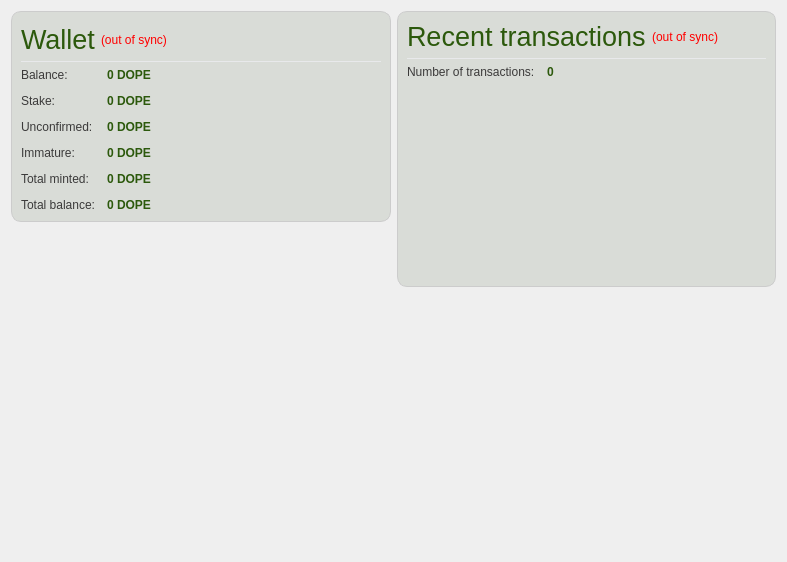
<?xml version="1.0" encoding="UTF-8"?>
<ui version="4.0">
 <class>OverviewPage</class>
 <widget class="QWidget" name="OverviewPage">
  <property name="geometry">
   <rect>
    <x>0</x>
    <y>0</y>
    <width>787</width>
    <height>562</height>
   </rect>
  </property>
  <property name="windowTitle">
   <string>Form</string>
  </property>
  <layout class="QHBoxLayout" name="horizontalLayout" stretch="1,1">
   <item>
    <layout class="QVBoxLayout" name="verticalLayout_2">
     <item>
      <widget class="QFrame" name="frame">
       <property name="styleSheet">
        <string notr="true">QFrame { border-radius:10px;background-color:#d9dcd7; border: 1px solid #ccc; }</string>
       </property>
       <property name="frameShape">
        <enum>QFrame::StyledPanel</enum>
       </property>
       <property name="frameShadow">
        <enum>QFrame::Plain</enum>
       </property>
       <layout class="QVBoxLayout" name="verticalLayout_4">
        <property name="topMargin">
         <number>12</number>
        </property>
        <item>
         <layout class="QHBoxLayout" name="horizontalLayout_4">
          <item>
           <widget class="QLabel" name="label_5">
            <property name="font">
             <font>
              <pointsize>20</pointsize>
              <weight>50</weight>
              <bold>false</bold>
             </font>
            </property>
            <property name="styleSheet">
             <string notr="true">QLabel { color: #2C590C; border: none;}</string>
            </property>
            <property name="frameShape">
             <enum>QFrame::NoFrame</enum>
            </property>
            <property name="frameShadow">
             <enum>QFrame::Plain</enum>
            </property>
            <property name="text">
             <string>Wallet</string>
            </property>
           </widget>
          </item>
          <item>
           <widget class="QLabel" name="labelWalletStatus">
            <property name="toolTip">
             <string>The displayed information may be out of date. Your wallet automatically synchronizes with the Dopecoin network after a connection is established, but this process has not completed yet.</string>
            </property>
            <property name="styleSheet">
             <string notr="true">QLabel { color: red; border-radius: none; border: 0; }</string>
            </property>
            <property name="text">
             <string notr="true">(out of sync)</string>
            </property>
            <property name="alignment">
             <set>Qt::AlignLeading|Qt::AlignLeft|Qt::AlignVCenter</set>
            </property>
           </widget>
          </item>
          <item>
           <spacer name="horizontalSpacer">
            <property name="orientation">
             <enum>Qt::Horizontal</enum>
            </property>
            <property name="sizeHint" stdset="0">
             <size>
              <width>40</width>
              <height>20</height>
             </size>
            </property>
           </spacer>
          </item>
         </layout>
        </item>
        <item>
         <widget class="Line" name="line_2">
          <property name="maximumSize">
           <size>
            <width>16777215</width>
            <height>1</height>
           </size>
          </property>
          <property name="styleSheet">
           <string notr="true">height:1px;border:none;background-color: #e8e9eb; font-size:0; line-height:0;</string>
          </property>
          <property name="frameShadow">
           <enum>QFrame::Plain</enum>
          </property>
          <property name="orientation">
           <enum>Qt::Horizontal</enum>
          </property>
         </widget>
        </item>
        <item>
         <layout class="QFormLayout" name="formLayout_2">
          <property name="fieldGrowthPolicy">
           <enum>QFormLayout::AllNonFixedFieldsGrow</enum>
          </property>
          <property name="horizontalSpacing">
           <number>12</number>
          </property>
          <property name="verticalSpacing">
           <number>12</number>
          </property>
          <item row="0" column="1">
           <widget class="QLabel" name="labelBalance">
            <property name="font">
             <font>
              <weight>75</weight>
              <bold>true</bold>
             </font>
            </property>
            <property name="cursor">
             <cursorShape>IBeamCursor</cursorShape>
            </property>
            <property name="toolTip">
             <string>Your current balance</string>
            </property>
            <property name="styleSheet">
             <string notr="true">QLabel { color: #2C590C; border: none; }</string>
            </property>
            <property name="text">
             <string notr="true">0 DOPE</string>
            </property>
            <property name="textInteractionFlags">
             <set>Qt::LinksAccessibleByMouse|Qt::TextSelectableByKeyboard|Qt::TextSelectableByMouse</set>
            </property>
           </widget>
          </item>
          <item row="1" column="0">
           <widget class="QLabel" name="label_6">
            <property name="styleSheet">
             <string notr="true">QLabel { border:none; color: #3B3A3A;}</string>
            </property>
            <property name="text">
             <string>Stake:</string>
            </property>
           </widget>
          </item>
          <item row="1" column="1">
           <widget class="QLabel" name="labelStake">
            <property name="font">
             <font>
              <weight>75</weight>
              <bold>true</bold>
             </font>
            </property>
            <property name="cursor">
             <cursorShape>IBeamCursor</cursorShape>
            </property>
            <property name="toolTip">
             <string>Total of coins that was staked, and do not yet count toward the current balance</string>
            </property>
            <property name="styleSheet">
             <string notr="true">QLabel { color: #2C590C; border: none; }</string>
            </property>
            <property name="text">
             <string notr="true">0 DOPE</string>
            </property>
            <property name="textInteractionFlags">
             <set>Qt::LinksAccessibleByMouse|Qt::TextSelectableByKeyboard|Qt::TextSelectableByMouse</set>
            </property>
           </widget>
          </item>
          <item row="2" column="0">
           <widget class="QLabel" name="label_3">
            <property name="styleSheet">
             <string notr="true">QLabel { border:none; color: #3B3A3A;}</string>
            </property>
            <property name="text">
             <string>Unconfirmed:</string>
            </property>
           </widget>
          </item>
          <item row="2" column="1">
           <widget class="QLabel" name="labelUnconfirmed">
            <property name="font">
             <font>
              <weight>75</weight>
              <bold>true</bold>
             </font>
            </property>
            <property name="cursor">
             <cursorShape>IBeamCursor</cursorShape>
            </property>
            <property name="toolTip">
             <string>Total of transactions that have yet to be confirmed, and do not yet count toward the current balance</string>
            </property>
            <property name="styleSheet">
             <string notr="true">QLabel { color: #2C590C; border: none; }</string>
            </property>
            <property name="text">
             <string notr="true">0 DOPE</string>
            </property>
            <property name="textInteractionFlags">
             <set>Qt::LinksAccessibleByMouse|Qt::TextSelectableByKeyboard|Qt::TextSelectableByMouse</set>
            </property>
           </widget>
          </item>
          <item row="3" column="0">
           <widget class="QLabel" name="labelImmatureText">
            <property name="styleSheet">
             <string notr="true">QLabel { border:none; color: #3B3A3A;}</string>
            </property>
            <property name="text">
             <string>Immature:</string>
            </property>
           </widget>
          </item>
          <item row="3" column="1">
           <widget class="QLabel" name="labelImmature">
            <property name="font">
             <font>
              <weight>75</weight>
              <bold>true</bold>
             </font>
            </property>
            <property name="toolTip">
             <string>Mined balance that has not yet matured</string>
            </property>
            <property name="styleSheet">
             <string notr="true">QLabel { color: #2C590C; border: none; }</string>
            </property>
            <property name="text">
             <string notr="true">0 DOPE</string>
            </property>
            <property name="textInteractionFlags">
             <set>Qt::LinksAccessibleByMouse|Qt::TextSelectableByKeyboard|Qt::TextSelectableByMouse</set>
            </property>
           </widget>
          </item>                   
          <item row="4" column="0">
           <widget class="QLabel" name="labelMintedText">
            <property name="styleSheet">
             <string notr="true">QLabel { border:none; color: #3B3A3A;}</string>
            </property>
            <property name="text">
             <string>Total minted:</string>
            </property>
           </widget>
          </item>
          <item row="4" column="1">
           <widget class="QLabel" name="labelMinted">
            <property name="font">
             <font>
              <weight>75</weight>
              <bold>true</bold>
             </font>
            </property>
            <property name="toolTip">
             <string>Total number of coins made by POS</string>
            </property>
            <property name="styleSheet">
             <string notr="true">QLabel { color: #2C590C; border: none; }</string>
            </property>
            <property name="text">
             <string notr="true">0 DOPE</string>
            </property>
            <property name="textInteractionFlags">
             <set>Qt::LinksAccessibleByMouse|Qt::TextSelectableByKeyboard|Qt::TextSelectableByMouse</set>
            </property>
           </widget>
          </item> 
          <item row="5" column="0">
           <widget class="QLabel" name="labelTotalText">
            <property name="styleSheet">
             <string notr="true">QLabel { border:none; color: #3B3A3A;}</string>
            </property>
            <property name="text">
             <string>Total balance:</string>
            </property>
           </widget>
          </item>
          <item row="5" column="1">
           <widget class="QLabel" name="labelTotal">
            <property name="font">
             <font>
              <weight>75</weight>
              <bold>true</bold>
             </font>
            </property>
            <property name="toolTip">
             <string>Your current total balance</string>
            </property>
            <property name="styleSheet">
             <string notr="true">QLabel { color: #2C590C; border: none; }</string>
            </property>
            <property name="text">
             <string notr="true">0 DOPE</string>
            </property>
            <property name="textInteractionFlags">
             <set>Qt::LinksAccessibleByMouse|Qt::TextSelectableByKeyboard|Qt::TextSelectableByMouse</set>
            </property>
           </widget>
          </item>                                        
          <item row="0" column="0">
           <widget class="QLabel" name="label">
            <property name="styleSheet">
             <string notr="true">QLabel { border:none; color: #3B3A3A;}</string>
            </property>
            <property name="frameShape">
             <enum>QFrame::NoFrame</enum>
            </property>
            <property name="lineWidth">
             <number>1</number>
            </property>
            <property name="text">
             <string>Balance:</string>
            </property>
            <property name="alignment">
             <set>Qt::AlignLeading|Qt::AlignLeft|Qt::AlignVCenter</set>
            </property>
           </widget>
          </item>
         </layout>
        </item>
       </layout>
      </widget>
     </item>
     <item>
      <spacer name="verticalSpacer">
       <property name="orientation">
        <enum>Qt::Vertical</enum>
       </property>
       <property name="sizeHint" stdset="0">
        <size>
         <width>20</width>
         <height>40</height>
        </size>
       </property>
      </spacer>
     </item>
     <item>
      <widget class="QLabel" name="label_61">
       <property name="text">
        <string/>
       </property>
       <property name="pixmap">
        <pixmap resource="../bitcoin.qrc">:/images/wallet_bgcoin</pixmap>
       </property>
       <property name="scaledContents">
        <bool>false</bool>
       </property>
       <property name="alignment">
        <set>Qt::AlignBottom|Qt::AlignLeading|Qt::AlignLeft</set>
       </property>
       <property name="wordWrap">
        <bool>false</bool>
       </property>
       <property name="margin">
        <number>0</number>
       </property>
       <property name="indent">
        <number>0</number>
       </property>
       <property name="openExternalLinks">
        <bool>false</bool>
       </property>
      </widget>
     </item>
    </layout>
   </item>
   <item>
    <layout class="QVBoxLayout" name="verticalLayout_3">
     <item>
      <widget class="QFrame" name="frame_2">
       <property name="styleSheet">
        <string notr="true">QFrame { border-radius:10px;background-color:#d9dcd7; border: 1px solid #ccc; }</string>
       </property>
       <property name="frameShape">
        <enum>QFrame::StyledPanel</enum>
       </property>
       <property name="frameShadow">
        <enum>QFrame::Plain</enum>
       </property>
       <layout class="QVBoxLayout" name="verticalLayout" stretch="0,0,0,0">
        <item>
         <layout class="QHBoxLayout" name="horizontalLayout_2">
          <item>
           <widget class="QLabel" name="label_4">
            <property name="font">
             <font>
              <pointsize>20</pointsize>
             </font>
            </property>
            <property name="styleSheet">
             <string notr="true">QLabel { color: #2C590C; border: none;}</string>
            </property>
            <property name="text">
             <string>Recent transactions</string>
            </property>
           </widget>
          </item>
          <item>
           <widget class="QLabel" name="labelTransactionsStatus">
            <property name="toolTip">
             <string>The displayed information may be out of date. Your wallet automatically synchronizes with the Dopecoin network after a connection is established, but this process has not completed yet.</string>
            </property>
            <property name="styleSheet">
             <string notr="true">QLabel { color: red; border-radius: 0; border:none;}</string>
            </property>
            <property name="text">
             <string notr="true">(out of sync)</string>
            </property>
            <property name="alignment">
             <set>Qt::AlignRight|Qt::AlignTrailing|Qt::AlignVCenter</set>
            </property>
           </widget>
          </item>
          <item>
           <spacer name="horizontalSpacer_2">
            <property name="orientation">
             <enum>Qt::Horizontal</enum>
            </property>
            <property name="sizeHint" stdset="0">
             <size>
              <width>40</width>
              <height>20</height>
             </size>
            </property>
           </spacer>
          </item>
         </layout>
        </item>
        <item>
         <widget class="Line" name="line">
          <property name="maximumSize">
           <size>
            <width>16777215</width>
            <height>1</height>
           </size>
          </property>
          <property name="styleSheet">
           <string notr="true">height:1px;border:none;background-color: #e8e9eb; font-size:0; line-height:0;</string>
          </property>
          <property name="orientation">
           <enum>Qt::Horizontal</enum>
          </property>
         </widget>
        </item>
        <item>
         <layout class="QFormLayout" name="formLayout_3">
          <property name="fieldGrowthPolicy">
           <enum>QFormLayout::AllNonFixedFieldsGrow</enum>
          </property>
          <property name="horizontalSpacing">
           <number>12</number>
          </property>
          <property name="verticalSpacing">
           <number>12</number>
          </property>
          <item row="0" column="0">
           <widget class="QLabel" name="label_10">
            <property name="styleSheet">
             <string notr="true">QLabel { border:none; color: #3B3A3A;}</string>
            </property>
            <property name="text">
             <string>Number of transactions:</string>
            </property>
           </widget>
          </item>
          <item row="0" column="1">
           <widget class="QLabel" name="labelNumTransactions">
            <property name="font">
             <font>
              <weight>75</weight>
              <bold>true</bold>
             </font>
            </property>
            <property name="toolTip">
             <string>Total number of transactions in wallet</string>
            </property>
            <property name="styleSheet">
             <string notr="true">QLabel { color: #2C590C; border: none; }</string>
            </property>
            <property name="text">
             <string notr="true">0</string>
            </property>
           </widget>
          </item>
         </layout>
        </item>
        <item>
         <widget class="QListView" name="listTransactions">
          <property name="styleSheet">
           <string notr="true">QListView { background: transparent; border-radius:0; border:none;}</string>
          </property>
          <property name="frameShape">
           <enum>QFrame::NoFrame</enum>
          </property>
          <property name="verticalScrollBarPolicy">
           <enum>Qt::ScrollBarAsNeeded</enum>
          </property>
          <property name="horizontalScrollBarPolicy">
           <enum>Qt::ScrollBarAlwaysOff</enum>
          </property>
          <property name="autoScroll">
           <bool>true</bool>
          </property>
          <property name="selectionMode">
           <enum>QAbstractItemView::NoSelection</enum>
          </property>
         </widget>
        </item>
       </layout>
      </widget>
     </item>
     <item>
      <spacer name="verticalSpacer_2">
       <property name="orientation">
        <enum>Qt::Vertical</enum>
       </property>
       <property name="sizeHint" stdset="0">
        <size>
         <width>20</width>
         <height>40</height>
        </size>
       </property>
      </spacer>
     </item>
     <item>
      <widget class="QFrame" name="frame_3">
       <property name="minimumSize">
        <size>
         <width>0</width>
         <height>30</height>
        </size>
       </property>
       <property name="styleSheet">
        <string notr="true">QFrame {border:none; }</string>
       </property>
       <property name="frameShape">
        <enum>QFrame::StyledPanel</enum>
       </property>
       <property name="frameShadow">
        <enum>QFrame::Raised</enum>
       </property>
      </widget>
     </item>
    </layout>
   </item>
  </layout>
 </widget>
 <tabstops>
  <tabstop>listTransactions</tabstop>
 </tabstops>
 <resources>
  <include location="../bitcoin.qrc"/>
 </resources>
 <connections/>
</ui>
